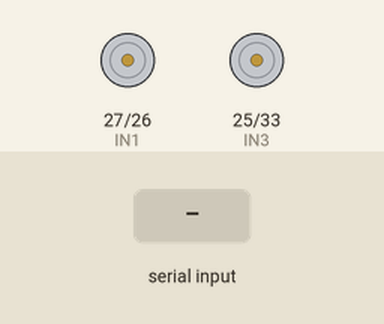
A sketch run on a simulated ESP32. On the bench: motor-driver pin pairs drawn as motors (green arrow = first pin HIGH = forward, orange = second pin HIGH = backward, longer = more drive, scaled by the enable pin). The test bench sets the inputs (shaded band). What the sketch prints to the serial monitor is not drawn.

Above: at 2.2 s.
2.3 s: "a" received over Serial
At 3.4 s:
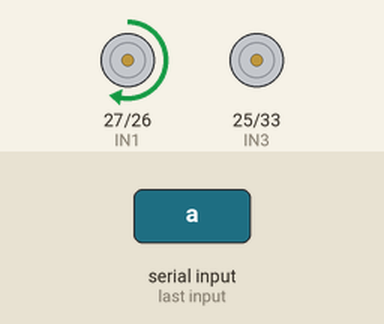
3.8 s: "b" received over Serial
At 4.6 s:
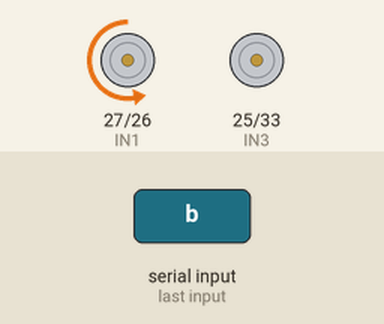
5.3 s: "c" received over Serial
At 5.7 s:
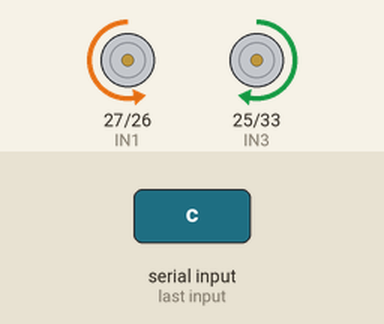
6.8 s: "d" received over Serial
At 8.0 s:
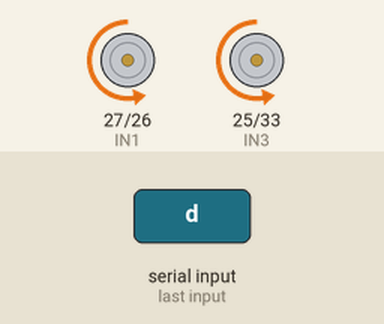
8.3 s: "A" received over Serial
At 9.2 s:
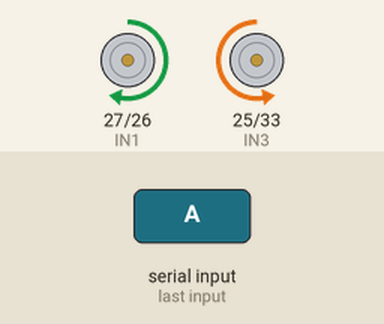
9.8 s: "C" received over Serial
At 10.3 s:
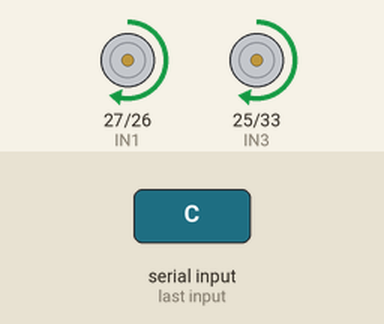
Timing chart, 0 to 12.3 s (numbered marks = the images above; inputs shaded):
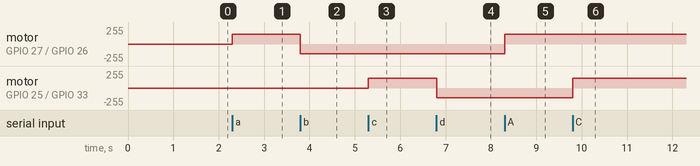

The sketch:

test_motor_direction.ino
```cpp
/*
 * ================================================================
 *  ESP32 + L298N Manual Motor Direction Test
 * ================================================================
 *
 * Fungsi: Menguji arah putaran roda secara manual via Serial Monitor.
 *
 * Command (ketik di Serial Monitor baud rate 115200):
 *   'a' = Roda Kiri MAJU
 *   'b' = Roda Kiri MUNDUR
 *   'c' = Roda Kanan MAJU
 *   'd' = Roda Kanan MUNDUR
 *   's' = STOP semua roda
 *
 * Wiring ESP32 → L298N:
 * ┌──────────┬──────────┐
 * │  ESP32   │  L298N   │
 * ├──────────┼──────────┤
 * │  GPIO 27 │  IN1     │  Motor A (Kiri)
 * │  GPIO 26 │  IN2     │  Motor A (Kiri)
 * │  GPIO 14 │  ENA     │  Motor A PWM
 * │  GPIO 25 │  IN3     │  Motor B (Kanan)
 * │  GPIO 33 │  IN4     │  Motor B (Kanan)
 * │  GPIO 32 │  ENB     │  Motor B PWM
 * │  GND     │  GND     │
 * └──────────┴──────────┘
 */

// Pin Roda Kiri (Motor A)
#define IN1   27
#define IN2   26
#define ENA   14

// Pin Roda Kanan (Motor B)
#define IN3   25
#define IN4   33
#define ENB   32

// PWM Config (ESP32 Core v3.x)
#define PWM_FREQ       5000
#define PWM_RESOLUTION 8
#define TEST_SPEED     150  // Kecepatan test (0-255)

void setup() {
  Serial.begin(115200);
  delay(1000);

  Serial.println("\n==============================================");
  Serial.println("   ESP32 Manual Motor Tester Initialized");
  Serial.println("==============================================");
  Serial.println("Ketik perintah ini di Serial Monitor:");
  Serial.println("  'a' -> Roda Kiri MAJU");
  Serial.println("  'b' -> Roda Kiri MUNDUR");
  Serial.println("  'c' -> Roda Kanan MAJU");
  Serial.println("  'd' -> Roda Kanan MUNDUR");
  Serial.println("  's' -> STOP semua roda");
  Serial.println("==============================================");

  // Set pin motor sebagai OUTPUT
  pinMode(IN1, OUTPUT);
  pinMode(IN2, OUTPUT);
  pinMode(IN3, OUTPUT);
  pinMode(IN4, OUTPUT);

  // Attach PWM ke pin Enable
  ledcAttach(ENA, PWM_FREQ, PWM_RESOLUTION);
  ledcAttach(ENB, PWM_FREQ, PWM_RESOLUTION);

  // Pastikan motor mati saat awal
  stopAll();
}

void loop() {
  if (Serial.available()) {
    char cmd = Serial.read();

    // Hapus sisa karakter di buffer
    while (Serial.available()) Serial.read();

    switch (cmd) {
      case 'a':
      case 'A':
        Serial.println("◀️ [Kiri] MAJU");
        digitalWrite(IN1, HIGH);
        digitalWrite(IN2, LOW);
        ledcWrite(ENA, TEST_SPEED);
        break;

      case 'b':
      case 'B':
        Serial.println("◀️ [Kiri] MUNDUR");
        digitalWrite(IN1, LOW);
        digitalWrite(IN2, HIGH);
        ledcWrite(ENA, TEST_SPEED);
        break;

      case 'c':
      case 'C':
        Serial.println("▶️ [Kanan] MAJU");
        digitalWrite(IN3, HIGH);
        digitalWrite(IN4, LOW);
        ledcWrite(ENB, TEST_SPEED);
        break;

      case 'd':
      case 'D':
        Serial.println("▶️ [Kanan] MUNDUR");
        digitalWrite(IN3, LOW);
        digitalWrite(IN4, HIGH);
        ledcWrite(ENB, TEST_SPEED);
        break;

      case 's':
      case 'S':
        stopAll();
        break;

      default:
        Serial.print("❌ Perintah tidak dikenal: ");
        Serial.println(cmd);
        break;
    }
  }
}

void stopAll() {
  digitalWrite(IN1, LOW);
  digitalWrite(IN2, LOW);
  digitalWrite(IN3, LOW);
  digitalWrite(IN4, LOW);
  ledcWrite(ENA, 0);
  ledcWrite(ENB, 0);
  Serial.println("🛑 [STOP ALL]");
}
```

Measured:
- after the input at 2.3 s, motor on GPIO 27 (IN1) / GPIO 26 (IN2): stopped → forward 149/255 at once
- after the input at 3.8 s, motor on GPIO 27 (IN1) / GPIO 26 (IN2): forward 149/255 → backward 149/255 at once
- after the input at 5.3 s, motor on GPIO 25 (IN3) / GPIO 33 (IN4): stopped → forward 149/255 at once
- after the input at 6.8 s, motor on GPIO 25 (IN3) / GPIO 33 (IN4): forward 149/255 → backward 149/255 at once
- after the input at 8.3 s, motor on GPIO 27 (IN1) / GPIO 26 (IN2): backward 149/255 → forward 149/255 at once
- after the input at 9.8 s, motor on GPIO 25 (IN3) / GPIO 33 (IN4): backward 149/255 → forward 149/255 at once
